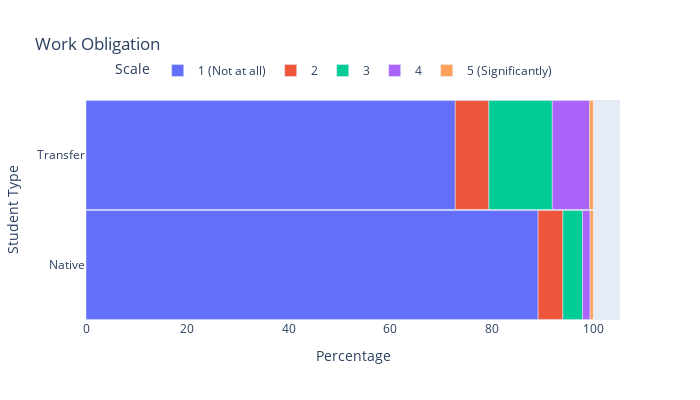

Here is the notebook cell this chart was saved with:
### Code cell
fig = DivergingGraphPlot(transfer, native, label, graphTitle, X_title, Y_title)
fig.show()

X_label = ""
Y_label = "1(Not at All) ... 5(Significantly)"
x_label = ["Week 2", "Week 3", "Week 4", "Week 5", "Week 6", "Week 7", "Week 8", "Week 9"]
graphLabel = "Work Obligation"
df = plotLineGraph(transfer, native, label, graphLabel, X_label, Y_label, x_label, x)
print(df)

### Figure 1 — Plotly figure (JSON) as saved in the notebook; plotly's stock layout.template omitted (floating-point values rounded to 4 significant figures)
{"data": [{"hovertemplate": "%{y}: %{x}", "name": "1 (Not at all)", "orientation": "h", "type": "bar", "x": [72.79, 89.12], "y": ["Transfer", "Native"]}, {"hovertemplate": "%{y}: %{x}", "name": "2", "orientation": "h", "type": "bar", "x": [6.618, 4.875], "y": ["Transfer", "Native"]}, {"hovertemplate": "%{y}: %{x}", "name": "3", "orientation": "h", "type": "bar", "x": [12.5, 3.875], "y": ["Transfer", "Native"]}, {"hovertemplate": "%{y}: %{x}", "name": "4", "orientation": "h", "type": "bar", "x": [7.353, 1.5], "y": ["Transfer", "Native"]}, {"hovertemplate": "%{y}: %{x}", "name": "5 (Significantly)", "orientation": "h", "type": "bar", "x": [0.7353, 0.625], "y": ["Transfer", "Native"]}], "layout": {"bargap": 0.01, "barmode": "relative", "height": 400, "legend": {"orientation": "h", "title": {"text": "Scale"}, "x": 0.05, "y": 1.2}, "title": {"text": "Work Obligation"}, "width": 700, "xaxis": {"title": {"text": "Percentage"}}, "yaxis": {"autorange": "reversed", "title": {"text": "Student Type"}}}}
